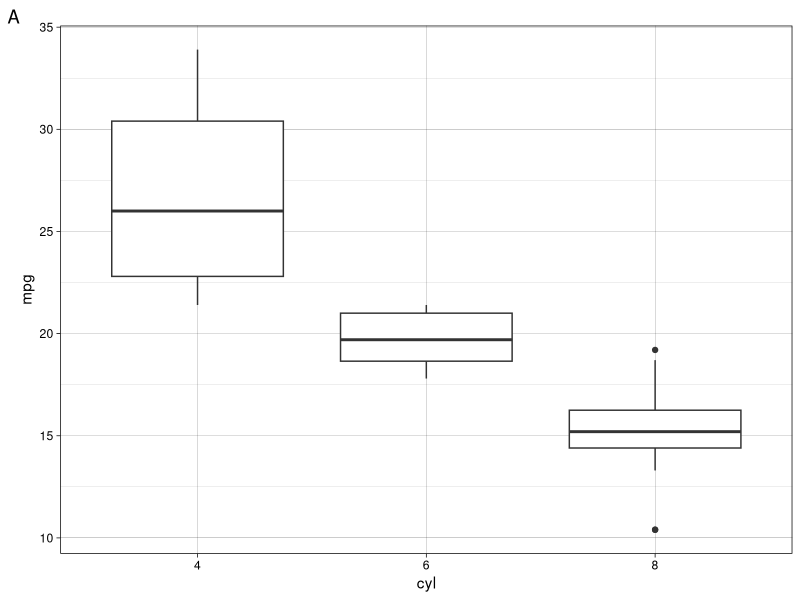
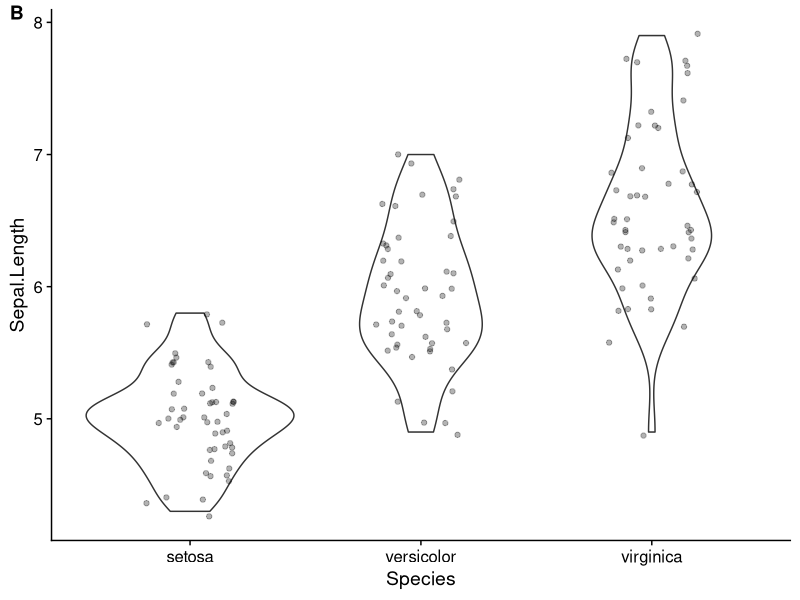
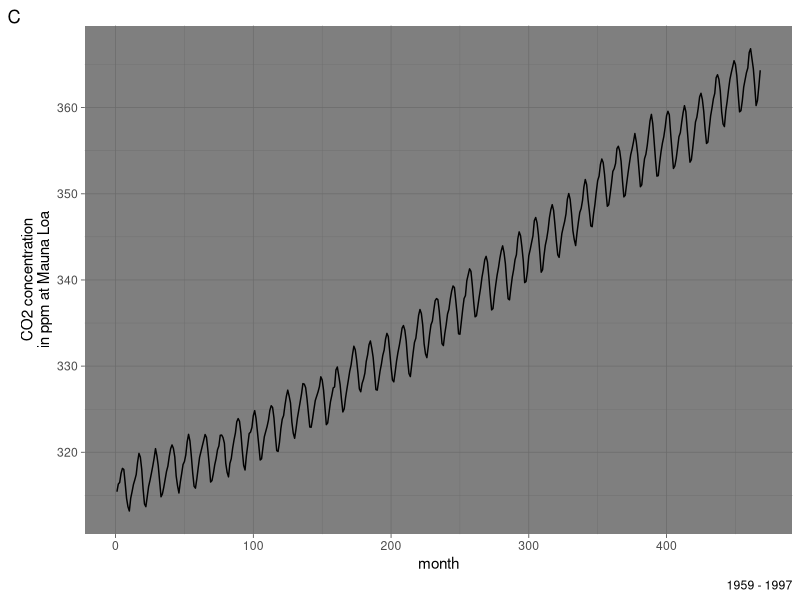
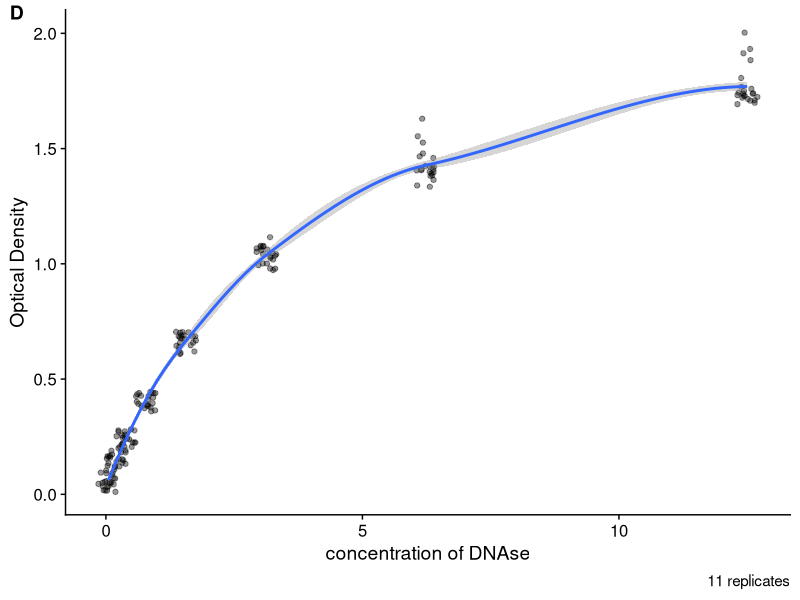
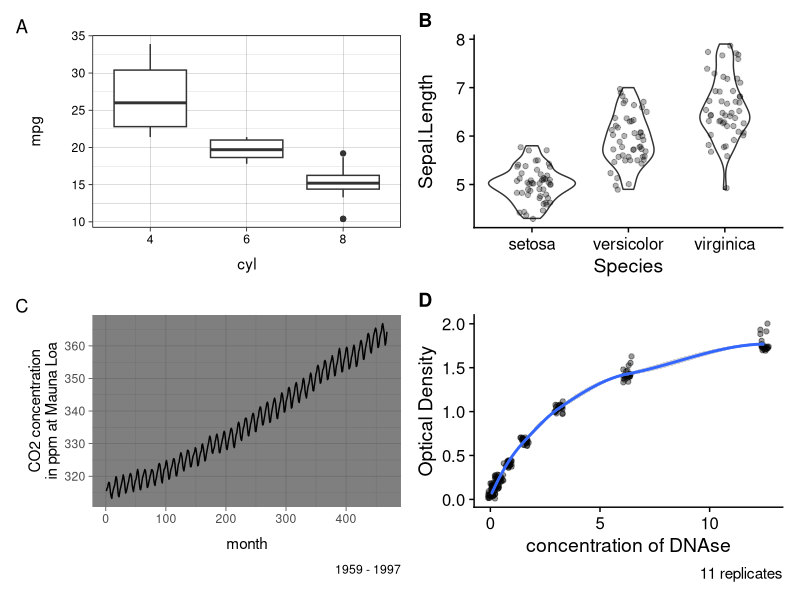
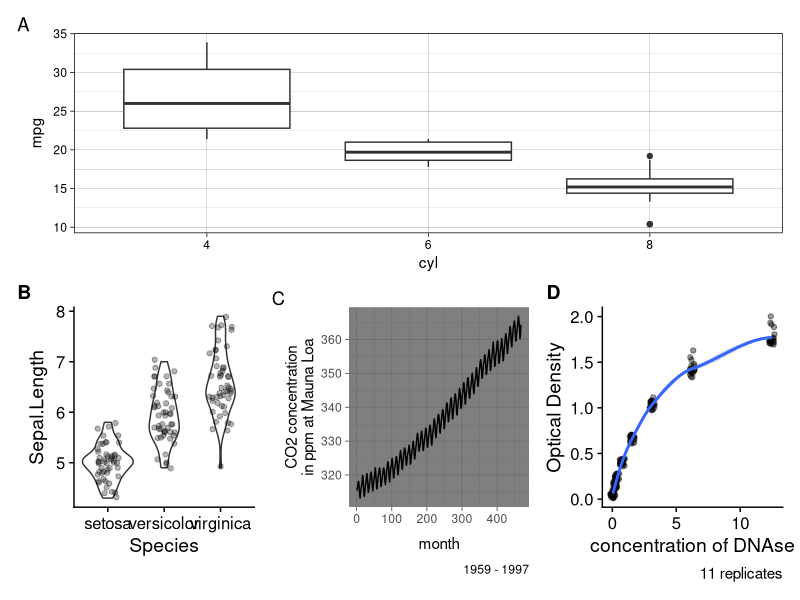
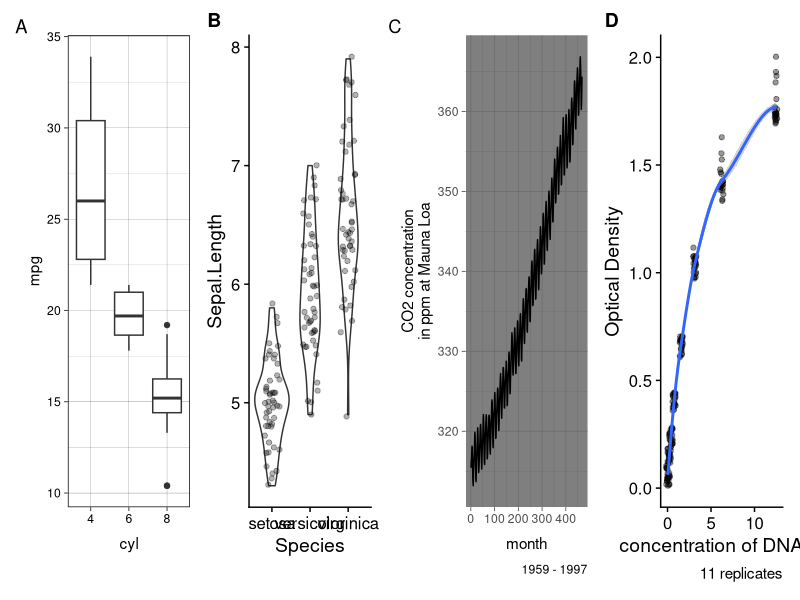
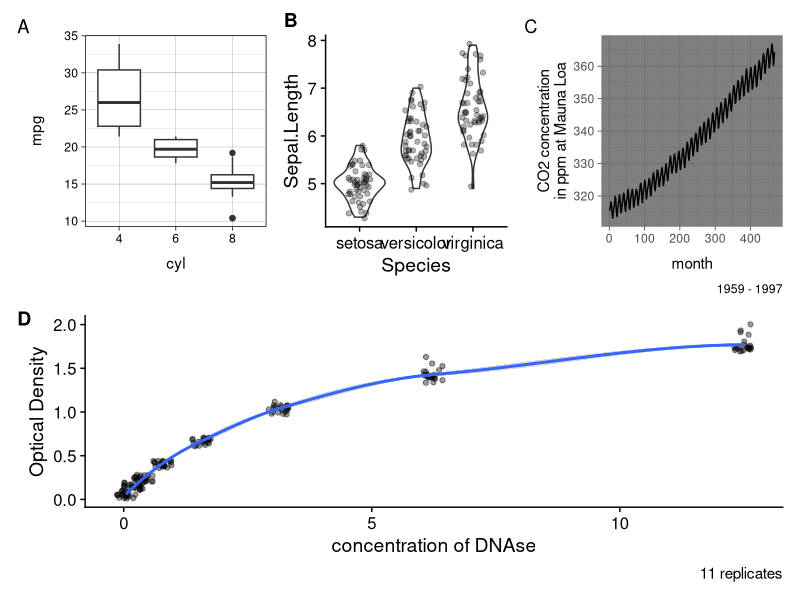

These charts were generated, in order, by the following R code:
## ---- chunk 1
knitr::opts_chunk$set(echo = TRUE)
library(tidyverse)
# to install the patchwork package, run the line below
# remotes::install_github('thomasp85/patchwork')
library(patchwork)
library(cowplot)
library(ggsignif)
## ---- chunk 2
mtcars %>% 
  filter(cyl %in% c(4,6,8)) %>% 
  mutate(cyl = as.factor(cyl)) %>% 
  ggplot(aes(cyl, mpg)) +
  geom_boxplot() + labs(tag = 'A') +
  theme_linedraw() ->
p1
print(p1)
## ---- chunk 3
iris %>% 
  ggplot(aes(Species, Sepal.Length)) +
  geom_violin() +
  geom_jitter(alpha = 0.3, width = 0.2) + labs(tag = "B") +
  theme_cowplot() ->
p2
print(p2)
## ---- chunk 4
df <- data.frame(co2, month = 1:468) 
df %>% 
  ggplot(aes(month, co2)) +
  geom_line() +
  labs(x = 'month', y = 'CO2 concentration\nin ppm at Mauna Loa',
       caption = '1959 - 1997', tag = "C") +
  theme_dark() ->
p3
print(p3)
## ---- chunk 5
DNase %>% 
  ggplot(aes(conc, density)) +
  geom_jitter(alpha =0.4, width = 0.2) +
  geom_smooth() +
  labs(x = 'concentration of DNAse', y = 'Optical Density',
       caption = '11 replicates', tag = "D") +
  theme_half_open() ->
p4
print(p4)
## ---- chunk 6
p1 + p2 + p3 + p4
## ---- chunk 7
p1 / (p2 + p3 + p4)
## ---- chunk 8
p1 + p2 + p3 + p4 + plot_layout(nrow =1)
## ---- chunk 9
(p1 + p2 + p3) / p4
## ---- chunk 10
p1 + (p2 + p3) + p4 + plot_layout(ncol = 1) & theme_bw()
## ---- chunk 11
# remove tags
p1 <- p1 + labs(tag = "")
p2 <- p2 + labs(tag = "")
p3 <- p3 + labs(tag = "")
p4 <- p4 + labs(tag = "")
plot_grid(p1, p2, labels = c('A', 'B'), label_size = 12)
## ---- chunk 12
plot_grid(p1, p2, labels = c('A', 'B'), label_size = 12, align = 'h')
## ---- chunk 13
plot_grid(p1, p3, labels = c('A', 'B'), label_size = 12, align = 'v', ncol = 1)
## ---- chunk 14
plot_grid(p2, p4, labels = c('B', 'D'), label_size = 12, rel_widths = c(1, 0.5),
          align = 'h')
## ---- chunk 15
plot_grid(p1, p2, p3, p4, labels = c('AUTO'), scale = c(1, 0.9, 0.9, 0.6))
